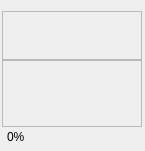
<?xml version="1.0" encoding="UTF-8"?>
<ui version="4.0">
 <class>C_SdNdeDataPoolSelectorItemWidget</class>
 <widget class="QWidget" name="C_SdNdeDataPoolSelectorItemWidget">
  <property name="geometry">
   <rect>
    <x>0</x>
    <y>0</y>
    <width>145</width>
    <height>151</height>
   </rect>
  </property>
  <property name="sizePolicy">
   <sizepolicy hsizetype="Fixed" vsizetype="Fixed">
    <horstretch>0</horstretch>
    <verstretch>0</verstretch>
   </sizepolicy>
  </property>
  <property name="minimumSize">
   <size>
    <width>145</width>
    <height>151</height>
   </size>
  </property>
  <property name="maximumSize">
   <size>
    <width>145</width>
    <height>151</height>
   </size>
  </property>
  <property name="windowTitle">
   <string>Form</string>
  </property>
  <layout class="QGridLayout" name="gridLayout_2">
   <property name="leftMargin">
    <number>2</number>
   </property>
   <property name="topMargin">
    <number>11</number>
   </property>
   <property name="rightMargin">
    <number>3</number>
   </property>
   <property name="bottomMargin">
    <number>0</number>
   </property>
   <property name="spacing">
    <number>0</number>
   </property>
   <item row="0" column="0">
    <widget class="QFrame" name="pc_FrameSdNdeDpSelectorItem">
     <property name="sizePolicy">
      <sizepolicy hsizetype="Preferred" vsizetype="Fixed">
       <horstretch>0</horstretch>
       <verstretch>0</verstretch>
      </sizepolicy>
     </property>
     <property name="minimumSize">
      <size>
       <width>0</width>
       <height>140</height>
      </size>
     </property>
     <property name="maximumSize">
      <size>
       <width>16777215</width>
       <height>140</height>
      </size>
     </property>
     <layout class="QGridLayout" name="gridLayout">
      <property name="leftMargin">
       <number>0</number>
      </property>
      <property name="topMargin">
       <number>0</number>
      </property>
      <property name="rightMargin">
       <number>0</number>
      </property>
      <property name="bottomMargin">
       <number>0</number>
      </property>
      <property name="spacing">
       <number>0</number>
      </property>
      <item row="0" column="0">
       <layout class="QVBoxLayout" name="pc_VerticalLayout" stretch="0,1,0">
        <property name="spacing">
         <number>0</number>
        </property>
        <property name="leftMargin">
         <number>0</number>
        </property>
        <property name="topMargin">
         <number>0</number>
        </property>
        <property name="rightMargin">
         <number>0</number>
        </property>
        <property name="bottomMargin">
         <number>0</number>
        </property>
        <item>
         <widget class="stw_opensyde_gui_elements::C_OgeTedElided" name="pc_TextEditDpName">
          <property name="enabled">
           <bool>false</bool>
          </property>
          <property name="sizePolicy">
           <sizepolicy hsizetype="Expanding" vsizetype="Fixed">
            <horstretch>0</horstretch>
            <verstretch>0</verstretch>
           </sizepolicy>
          </property>
          <property name="minimumSize">
           <size>
            <width>0</width>
            <height>49</height>
           </size>
          </property>
          <property name="maximumSize">
           <size>
            <width>16777215</width>
            <height>48</height>
           </size>
          </property>
          <property name="verticalScrollBarPolicy">
           <enum>Qt::ScrollBarAlwaysOff</enum>
          </property>
          <property name="horizontalScrollBarPolicy">
           <enum>Qt::ScrollBarAlwaysOff</enum>
          </property>
          <property name="readOnly">
           <bool>true</bool>
          </property>
          <property name="textInteractionFlags">
           <set>Qt::NoTextInteraction</set>
          </property>
         </widget>
        </item>
        <item>
         <widget class="stw_opensyde_gui_elements::C_OgeTedElided" name="pc_TextEditDpComment">
          <property name="enabled">
           <bool>false</bool>
          </property>
          <property name="sizePolicy">
           <sizepolicy hsizetype="Expanding" vsizetype="Expanding">
            <horstretch>0</horstretch>
            <verstretch>0</verstretch>
           </sizepolicy>
          </property>
          <property name="verticalScrollBarPolicy">
           <enum>Qt::ScrollBarAlwaysOff</enum>
          </property>
          <property name="horizontalScrollBarPolicy">
           <enum>Qt::ScrollBarAlwaysOff</enum>
          </property>
          <property name="readOnly">
           <bool>true</bool>
          </property>
          <property name="textInteractionFlags">
           <set>Qt::NoTextInteraction</set>
          </property>
         </widget>
        </item>
        <item>
         <widget class="QWidget" name="pc_WidgetDpItemUsage" native="true">
          <layout class="QVBoxLayout" name="verticalLayout" stretch="1,0">
           <property name="spacing">
            <number>0</number>
           </property>
           <property name="leftMargin">
            <number>0</number>
           </property>
           <property name="topMargin">
            <number>0</number>
           </property>
           <property name="rightMargin">
            <number>0</number>
           </property>
           <property name="bottomMargin">
            <number>0</number>
           </property>
           <item>
            <layout class="QHBoxLayout" name="pc_HorizontalLayout" stretch="0,1">
             <property name="spacing">
              <number>0</number>
             </property>
             <property name="leftMargin">
              <number>5</number>
             </property>
             <item>
              <widget class="stw_opensyde_gui_elements::C_OgeLabStatusInformationSmall" name="pc_LabelUsage">
               <property name="text">
                <string>0%</string>
               </property>
              </widget>
             </item>
             <item>
              <spacer name="pc_HorizontalSpacer">
               <property name="orientation">
                <enum>Qt::Horizontal</enum>
               </property>
               <property name="sizeHint" stdset="0">
                <size>
                 <width>98</width>
                 <height>20</height>
                </size>
               </property>
              </spacer>
             </item>
            </layout>
           </item>
           <item>
            <spacer name="pc_VerticalSpacer">
             <property name="orientation">
              <enum>Qt::Vertical</enum>
             </property>
             <property name="sizeType">
              <enum>QSizePolicy::Fixed</enum>
             </property>
             <property name="sizeHint" stdset="0">
              <size>
               <width>20</width>
               <height>4</height>
              </size>
             </property>
            </spacer>
           </item>
          </layout>
         </widget>
        </item>
       </layout>
      </item>
     </layout>
    </widget>
   </item>
  </layout>
 </widget>
 <customwidgets>
  <customwidget>
   <class>stw_opensyde_gui_elements::C_OgeLabStatusInformationSmall</class>
   <extends>QLabel</extends>
   <header>C_OgeLabStatusInformationSmall.h</header>
  </customwidget>
  <customwidget>
   <class>stw_opensyde_gui_elements::C_OgeTedElided</class>
   <extends>QTextEdit</extends>
   <header>C_OgeTedElided.h</header>
  </customwidget>
 </customwidgets>
 <resources/>
 <connections/>
</ui>
